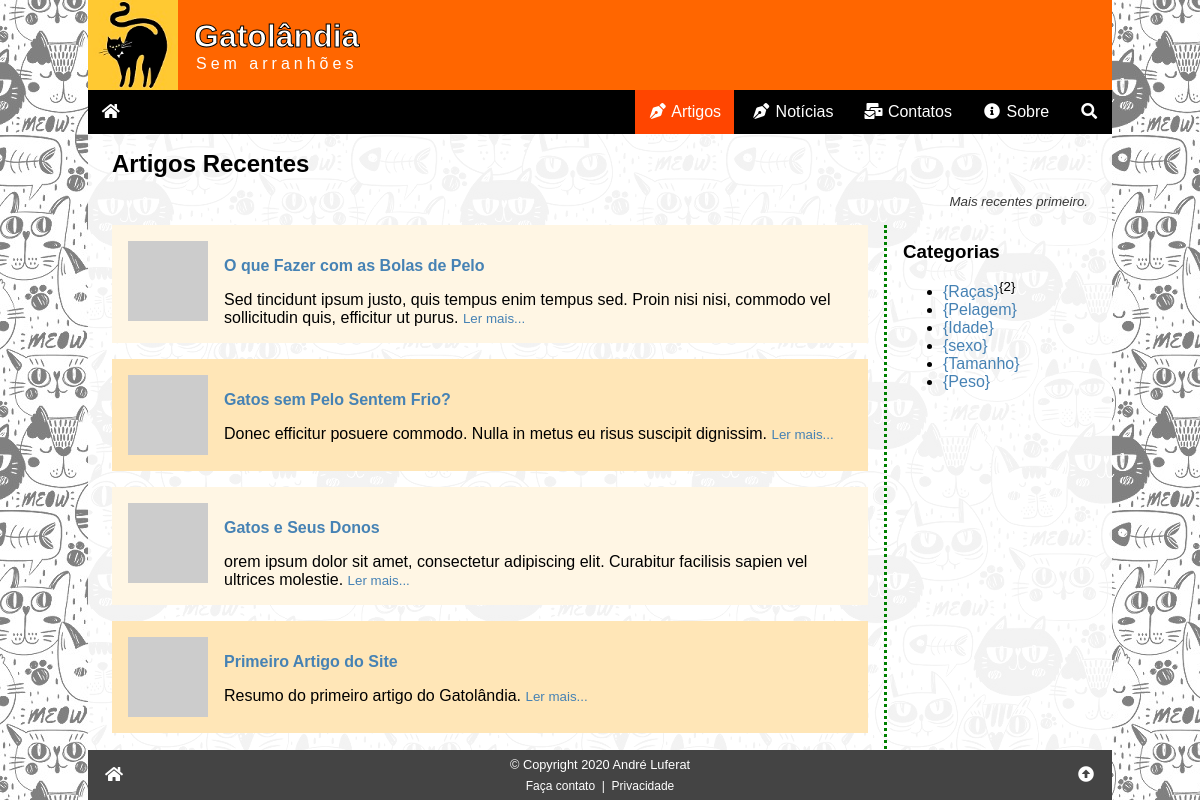
/artigos.php, run on the app's committed database.
### tables this page shows
CREATE TABLE artigos (
    id_artigo INT PRIMARY KEY NOT NULL AUTO_INCREMENT,
    data TIMESTAMP DEFAULT CURRENT_TIMESTAMP,
    titulo VARCHAR(255) NOT NULL,
    imagem VARCHAR(255) COMMENT 'URL da imagem - thumbnail',
    resumo VARCHAR(255) NOT NULL COMMENT 'Resumo do artigo',
    texto LONGTEXT NOT NULL COMMENT 'Texto (HTML) do artigo completo',
    autor_id INT NOT NULL,
    campo1 TEXT COMMENT 'Reservado para uso futuro',
    campo2 TEXT COMMENT 'Reservado para uso futuro',
    campo3 TEXT COMMENT 'Reservado para uso futuro',
    status ENUM ('inativo', 'ativo') DEFAULT 'ativo',

     
    FOREIGN KEY (autor_id) REFERENCES autores (id_autor)
);

### artigos.php (the view, shortened to what this page needs)
<?php
require '_config.php';
$css = "/css/artigos.css";
$menu = "artigos";
$sql = "SELECT id_artigo, titulo, imagem, resumo FROM artigos WHERE status = 'ativo' ORDER BY data DESC";
$res = $conn->query($sql);
$artigos = '';
while ($art = $res->fetch_assoc()) {
    $artigos .= <<<HTML
<div class="artigo">
    <a href="artigo.php?id={$art['id_artigo']}"><img src="{$art['imagem']}" alt="{$art['titulo']}"></a>
    <a href="artigo.php?id={$art['id_artigo']}"><h4>{$art['titulo']}</h4></a>
    <span>{$art['resumo']}</span>
    <small><a href="artigo.php?id={$art['id_artigo']}">Ler mais...</a></small>
</div>
HTML;
}
require '_header.php';
?>
<h2>Artigos Recentes</h2>
<small class="subtitulo">Mais recentes primeiro.</small>
<div class="row">
    <div class="col1"><?php echo $artigos ?></div>
    <aside class="col2">
        <h3>Categorias</h3>
        <ul>
        <li><a href="artigos.php?c={id_categoria}">{Raças}</a><sup>{2}</sup></li>
            <li><a href="artigos.php?c={id_categoria}">{Pelagem}</a></li>
            <li><a href="artigos.php?c={id_categoria}">{Idade}</a></li>
            <li><a href="artigos.php?c={id_categoria}">{sexo}</a></li>
            <li><a href="artigos.php?c={id_categoria}">{Tamanho}</a></li>
            <li><a href="artigos.php?c={id_categoria}">{Peso}</a></li>
        </ul>
    </aside>
</div>
<?php
require '_footer.php';
?>

### _header.php (shortened to what this page needs)
<?php
if ( $css == "" ) {
    $css = null;
} else {
    $css = "\t<link rel=\"stylesheet\" href=\"{$css}\">\n";
}
?><!DOCTYPE html>
<html lang="pt-br">
<head>
    <link rel="stylesheet" href="/css/global.css">
<?php echo $css ?>
    <link rel="stylesheet" href="/css/all.min.css">
</head>
<body>
<div class="wrap">
    <header class="header">
        <a href="index.php"><img src="/img/logo01.jpg" alt="Gatolândia" title="Home Page do Gatolândia"></a>
        <h1>Gatolândia<small>Sem arranhões</small></h1>
    </header>
    <nav>
        <div class="nav">
            <a href="/" title="Página inicial"><i class="fas fa-fw fa-home"></i></a>
            <div id="menulinks">
                <a <?php echo ($menu == 'artigos') ? 'class="active"' : null; ?> href="/artigos.php"><i class="fas fa-fw fa-pen-nib"></i> Artigos</a>
                <a <?php echo ($menu == 'noticias') ? 'class="active"' : null; ?> href="/noticias.php"><i class="fas fa-fw fa-pen-nib"></i> Notícias</a>
                <a <?php echo ($menu == 'contatos') ? 'class="active"' : null; ?> href="/contatos.php"><i class="fas fa-fw fa-mail-bulk"></i> Contatos</a>
                <a <?php echo ($menu == 'sobre') ? 'class="active"' : null; ?> href="/sobre.php"><i class="fas fa-fw fa-info-circle"></i> Sobre</a>
                <a <?php echo ($menu == 'procurar') ? 'class="active"' : null; ?> href="/procurar.php" title="Procurar"><i class="fas fa-fw fa-search"></i><span>&nbsp;Procurar</span></a>
            </div>
        </div>
    </nav>
    <main class="main">

### _footer.php (shortened to what this page needs)
</main>
    <footer class="footer">
        <a href="/" title="Ir para a página inicial"><i class="fas fa-fw fa-home"></i></a>
        <div>
            &copy; Copyright 2020 André Luferat
            <div>
                <a href="/contatos.php">&nbsp;Faça contato&nbsp;</a>
                |
                <a href="/privacidade.php">&nbsp;Privacidade&nbsp;</a>
            </div>
        </div>
        <a href="#topo" title="Ir para o topo da página"><i class="fas fa-fw fa-arrow-alt-circle-up"></i></a>
    </footer>
</div>
</body>
</html>

### css/global.css (style rules this page uses)
:root { --tamanho-texto-site: 16px; --tipo-fonte-site: sans-serif; --cor-dos-links: steelblue; --cor-dos-links-em-hover: orangered; --fundo-da-pagina: url('/img/fundo02.jpg') black fixed; }
* { box-sizing: border-box; }
html, body { padding: 0; margin: 0; width: 100%; height: 100%; position: relative; font-size: var(--tamanho-texto-site); font-family: var(--tipo-fonte-site); }
a { color: var(--cor-dos-links); text-decoration: none; }
p, h1, h2, h3, h4, h5 { margin: 1rem 0; }
body { background: var(--fundo-da-pagina); }
.wrap { background: rgba(255, 255, 255, .9); width: 100%; max-width: 1024px; margin: auto; }
.header { background: #ff6600; color: white; display: flex; align-items: center; }
.header img { width: 90px; height: 90px; display: block; margin-right: 1rem; }
.header h1 { margin: 0; text-align: center; -webkit-text-stroke: 1px #000; }
.header small { display: block; font-size: 1rem; font-weight: normal; letter-spacing: .25rem; text-shadow: none; -webkit-text-stroke: 0; }
.footer { display: flex; justify-content: space-between; align-items: center; background: #444; color: white; text-align: center; }
.footer a { padding: 1rem; color: white; }
.footer>div { font-size: .8rem; }
.footer>div>div { font-size: .75rem; margin-top: .4rem; }
.footer>div>div a { padding: 0; }
.main { padding: 0 1.5rem; }
.nav { background: #000; display: flex; justify-content: flex-end; position: relative; }
.nav a { display: block; padding: .8rem; color: #fff; }
.nav a:hover, .active { background: orangered; text-decoration: none; }
.nav>a:first-child { margin-right: auto; }
#menulinks { display: none; background: #333; position: absolute; top: 2.75rem; left: 0; box-shadow: 5px 5px 5px #888; min-width: 70%; }
@media (min-width: 575px) { #menulinks { display: inline-block; background: inherit; position: relative; top: auto; left: auto; box-shadow: none; min-width: auto; } }
@media (min-width: 575px) { .nav a { display: inline-block; } }
.wrap { display: flex; flex-direction: column; min-height: 100%; }
.main { flex-grow: 1; }

### css/artigos.css (style rules this page uses)
.artigo { padding: 1rem; overflow: auto; margin-bottom: 1rem; }
.artigo:nth-child(even) { background: rgb(255, 230, 183); }
.artigo:nth-child(odd) { background: rgb(255, 246, 228); }
.artigo img { width: 80px; height: 80px; float: left; margin-right: 1rem; }
.subtitulo { display: block; margin-bottom: 1rem; text-align: right; color: rgb(56, 56, 56); font-style: italic; }
.row { display: flex; width: 100%; flex-direction: column; }
.col2 { width: 100%; border-top: 3px dotted green; margin-top: 2rem; margin-bottom: 2rem; }
@media (min-width: 640px) { .row { flex-direction: row; } }
@media (min-width: 640px) { .col1 { flex-grow: 1; padding-right: 1rem; } }
@media (min-width: 640px) { .col2 { width: 250px; padding-left: 1rem; border: 0; margin: 0; border-left: 3px dotted green; } }

### data on the page
artigos: titulo "O que Fazer com as Bolas de Pelo", resumo "Sed tincidunt ipsum justo, quis tempus enim tempus sed. Proin nisi nisi, commodo vel sollicitudin quis, efficitur ut purus."
artigos: titulo "Gatos sem Pelo Sentem Frio?", resumo "Donec efficitur posuere commodo. Nulla in metus eu risus suscipit dignissim."
artigos: titulo "Gatos e Seus Donos", resumo "orem ipsum dolor sit amet, consectetur adipiscing elit. Curabitur facilisis sapien vel ultrices molestie."
artigos: titulo "Primeiro Artigo do Site", resumo "Resumo do primeiro artigo do Gatolândia."
